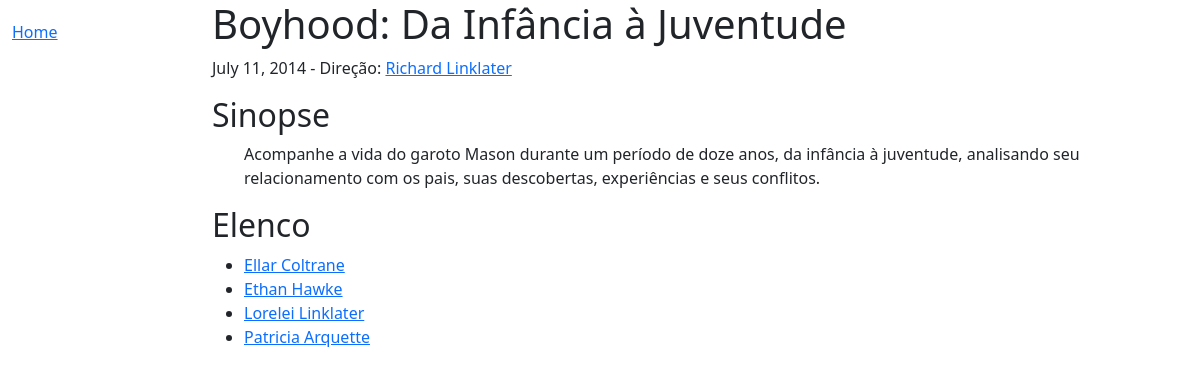
/filmesfav/filmesfav/filme/1, run on the app's committed database.
### filmesfav/models.py (models this page shows, shortened)
class Filme(models.Model):
    titulo = models.CharField(max_length=280, help_text="Título do filme")
    sinopse = models.TextField(help_text="Sinopse")
    genero = models.ManyToManyField(Genero, related_name="filmes")
    data = models.DateField(default=dt.now(), help_text="Data de estreia")
    diretor = models.ForeignKey(Diretor, on_delete=models.SET_NULL, null=True,
                                 help_text="Diretor")
    elenco = models.ManyToManyField(Ator, related_name="filmes")
    class Meta:
        ordering = ['titulo', 'data']
    def mostrar_genero(self):
        return ', '.join(genero.titulo for genero in self.genero.all()[:3])
    mostrar_genero.short_description = 'Genero'

class Diretor(models.Model):
    nome = models.CharField(max_length=255, help_text="Nome")
    nascimento = models.DateField("Data de nascimento", default=dt.now(),
                                  help_text="Data de nascimento.")
    falecimento = models.DateField("Data de falecimento", default=dt.now(), null=True,
                                  blank=True,
                                  help_text="Data de falecimento (caso esteja vivo, deixe em branco).")
    nacionalidade = models.CharField(max_length=255)
    OPCOES_GENERO = (
        ('M', 'Masculino'),
        ('F', 'Feminino'),
        ('N', 'Não-binário'),
    )
    id_genero = models.CharField("Identidade de gênero", max_length=1,
                                  choices=OPCOES_GENERO, default='M')
    class Meta:
        ordering = ['nome', 'nascimento']
    def __str__(self):
        return self.nome

class Ator(models.Model):
    nome = models.CharField(max_length=255, help_text="Nome artistico")
    nascimento = models.DateField("Data de nascimento", default=dt.now(),
                                       help_text="Data de nascimento")
    falecimento = models.DateField("Data de falecimento", default=dt.now(), null=True,
                                   blank=True,
                                   help_text="Data de falecimento (caso esteja vivo, deixe em branco).")
    nacionalidade = models.CharField(max_length=255)
    OPCOES_GENERO = (
        ('M', 'Masculino'),
        ('F', 'Feminino'),
        ('N', 'Não-binário'),
    )
    id_genero = models.CharField("Identidade de gênero", max_length=1,
                                  choices=OPCOES_GENERO, default='M')
    class Meta:
        ordering = ['nome', 'nascimento']
    def buscar_url(self):
        return reverse('sobre-ator', args=[str(self.id)])

### filmesfav/views.py (the view)
# urls.py: path("filmesfav/filme/<id>", views.filme, name='sobre-filme'),
def filme(request, id):
    filme = Filme.objects.get(pk=id)
    context = {"filme": filme}
    return render(request, "filme.html", context)

### filmesfav/templates/filme.html (shortened to what this page needs)
{% extends "base_template.html" %}
{% block content %}
  <h1>{{ filme.titulo }}</h1>
  <p>
    {{ filme.data }} - Direção: <a href="{% url 'sobre-diretor' filme.diretor.pk %}">{{ filme.diretor }}</a>
  </p>
  <h2>Sinopse</h2>
    <ul>
      {{ filme.sinopse }}
    </ul>
  <h2>Elenco</h2>
    <ul>
      {% for ator in filme.elenco.all %}
        <li><a href="{{ ator.buscar_url }}">{{ ator.nome }}</a></li>
      {% endfor %}
  </ul>
{% endblock %}

### data on the page
Filme: data "July 11, 2014", diretor "Richard Linklater", sinopse "Acompanhe a vida do garoto Mason durante um período de doze anos, da infância à juventude, analisando seu relacionamento com os pais, suas descobertas, experiências e seus conflitos."
Ator: nome "Ellar Coltrane"
Ator: nome "Ethan Hawke"
Ator: nome "Lorelei Linklater"
Ator: nome "Patricia Arquette"
